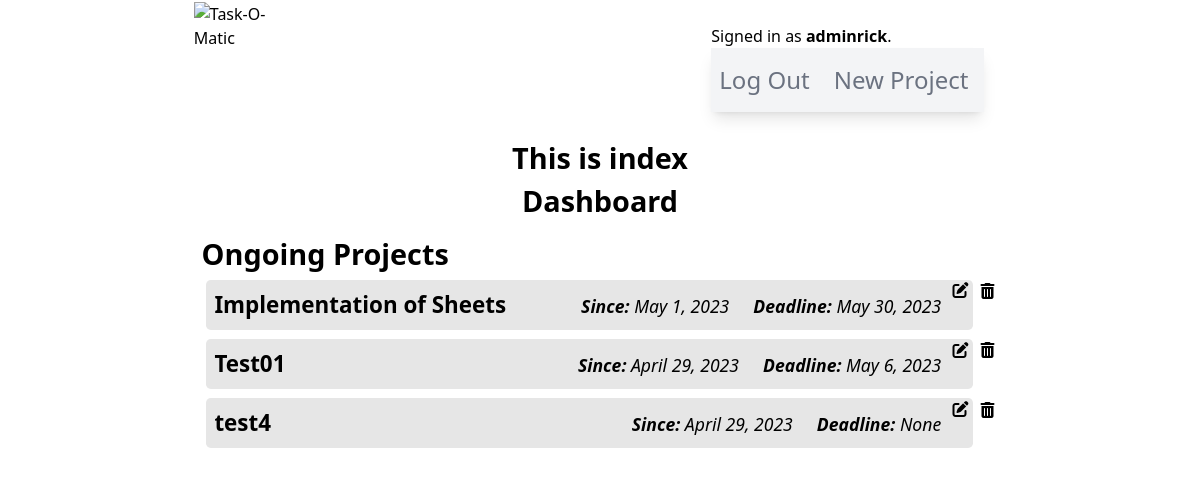
The app's page / (signed in), older data.
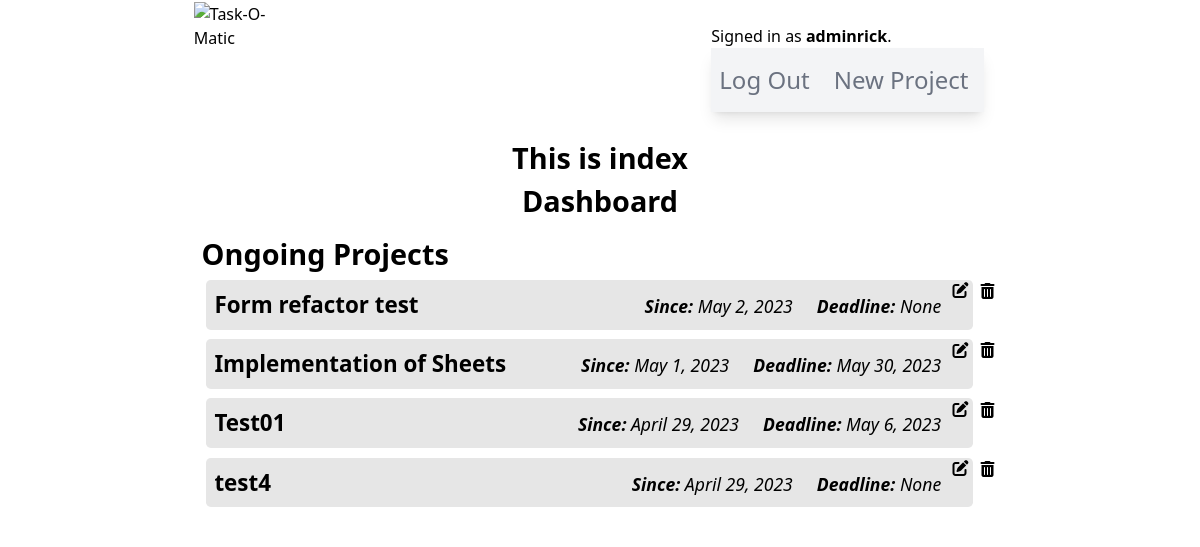
The same page, newer data.
### taskomatic/models.py (models this page shows, shortened)
class Project(models.Model):
    user = models.ForeignKey(User, on_delete=models.CASCADE)
    owner = models.CharField(max_length=80)
    projectName = models.CharField(max_length=160)
    projectDescription = models.CharField(max_length=350)
    hasDeadline = models.BooleanField(default=False)
    hasInventory = models.BooleanField(default=False)
    hasTasks = models.BooleanField(default=False)
    creationDate = models.DateField()
    deadlineDate = models.DateField(null=True, blank=True)

### taskomatic/views.py (the view)
# urls.py: path("", views.index, name="index"),
def index(request):
    projects = Project.objects.all().order_by('-creationDate')
    return render(request, "taskomatic/index.html", {
        "projects": projects
    })

### taskomatic/templates/taskomatic/index.html (shortened to what this page needs)
{% extends "./layout.html" %}
{% load static %}
{% block body %}
{% if user.is_authenticated %}
    <div id="dashboardContainer">
        <h2>This is index</h2>
        <h2>Dashboard</h2>
        <div id="ongoingProjectsContainer">
            <h2>Ongoing Projects</h2>
            <ul>
            {% if projects %}
                {% for project in projects %}
                <div id="projectInstanceContainer">
                    <a id="projectInstanceAnchor" href="{% url 'projectPage' project.id %}">
                        <li id="projectInstance">
                            <span style="cursor: default"><b>{{ project.projectName }}</b></span>
                            <span class="flex justify-between">
                                <span><i class="dateCaption"><b>Since:</b> {{ project.creationDate }}</i></span>
                                <span><i class="dateCaption"><b>Deadline:</b> {{ project.deadlineDate }}</i></span>
                            </span>
                        </li>
                    </a>
                    <form method="POST" action="{% url 'editProject' %}" name="indexEditForm{{ project.id }}" id="indexEditForm{{ project.id }}">
                        <i id="indexEditIcon{{project.id}}" class="fa-solid fa-pen-to-square indexEditIcon"></i>
                    </form>
                    <i id="indexDeleteIcon{{project.id}}" class="fa-solid fa-trash-can relative top-2 right-1 cursor-pointer indexDeleteIcon"></i>
                </div>
                {% endfor %}
            {% else %}
                <li>No projects.</li>
            {% endif %}
            </ul>
        </div>
    </div>
{% endif %}
{% endblock body %}

Row changes from the older to the newer data that the page shows:
added Project: projectName "Form refactor test", creationDate "May 2, 2023", deadlineDate "None"
